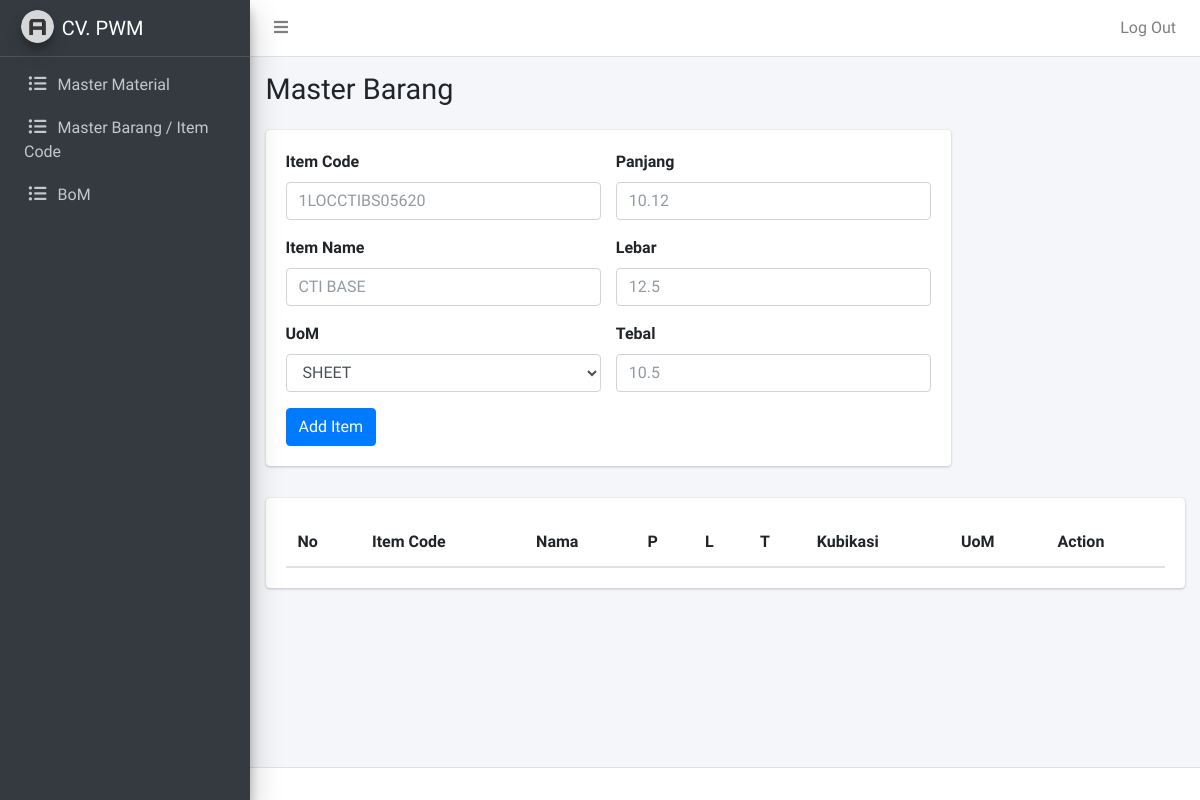
The app's page /admin/item.php (signed in), older data.
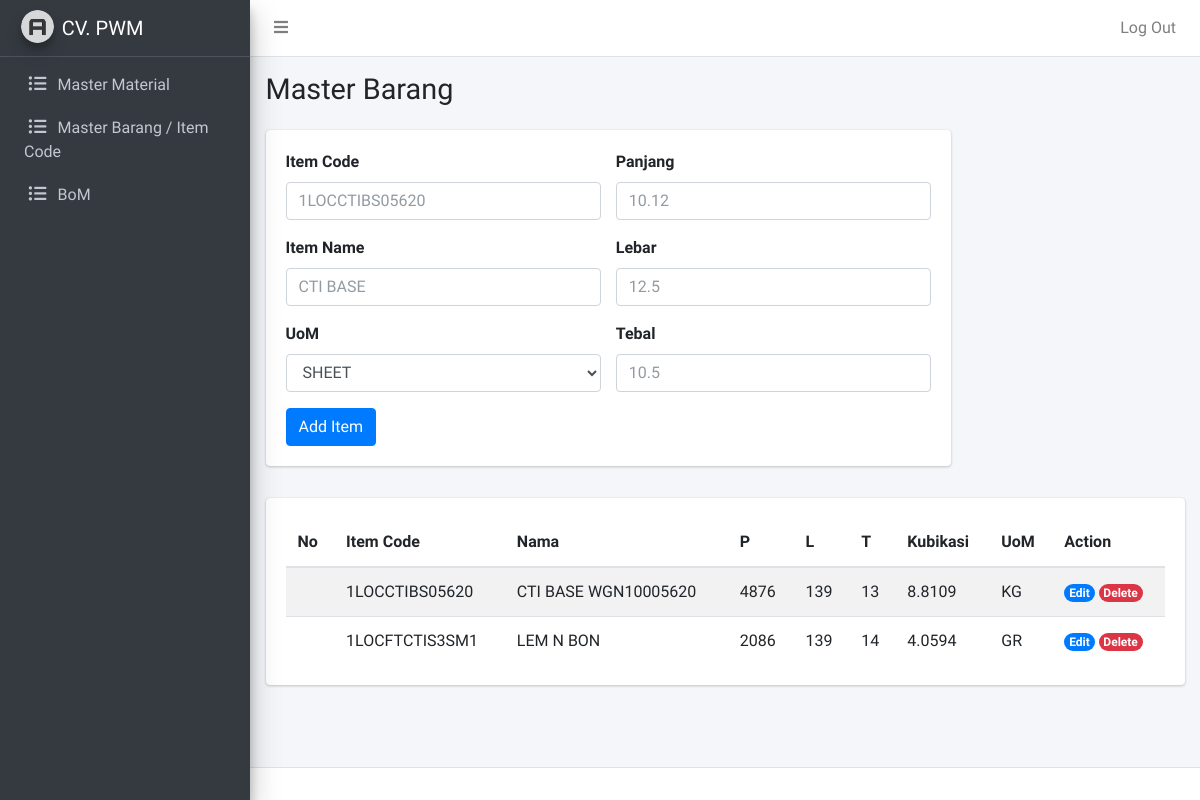
The same page, newer data.
### tables this page shows
CREATE TABLE `item` (
  `item_id` varchar(255) NOT NULL,
  `item_nama` varchar(255) NOT NULL,
  `item_panjang` float NOT NULL,
  `item_lebar` float NOT NULL,
  `item_tebal` float NOT NULL,
  `item_kubikasi` float NOT NULL,
  `item_uom` varchar(255) NOT NULL
);

### admin/item.php (the view, shortened to what this page needs)
<?php
require_once "../koneksi.php";
$query = mysqli_query($conn, "SELECT * FROM item");
?>
<?php require_once "template/header.php"; ?>
<?php require_once "template/navbar.php"; ?>
<?php require_once "template/sidebar.php"; ?>
  <div class="content-wrapper">
    <div class="content-header">
      <div class="container-fluid">
        <div class="row mb-2">
          <div class="col-sm-8">
            <h1 class="m-0">Master Barang</h1>
          </div>
        </div>
      </div>
    </div>
    <div class="content">
      <div class="container-fluid">
        <div class="row mb-3">
          <div class="col-md-9">
            <form action="" method="post">
              <div class="card">
                <div class="card-body">
                  <div class="row">
                    <div class="col-md">
                      <div class="mb-3">
                        <label for="item-code" class="form-label">Item Code</label>
                        <input name="item-code" type="text" class="form-control" id="item-code" placeholder="1LOCCTIBS05620" required>
                      </div>
                      <div class="mb-3">
                        <label for="nama" class="form-label">Item Name</label>
                        <input name="nama" type="text" class="form-control" id="nama" placeholder="CTI BASE" required>
                      </div>
                      <div class="mb-3">
                        <label for="uom" class="form-label">UoM</label>
                        <select name="uom" class="form-select form-control">
                          <option value="SHEET">SHEET</option>
                        </select>
                      </div>
                    </div>
                    <div class="col-md">
                      <div class="mb-3">
                        <label for="panjang" class="form-label">Panjang</label>
                        <input name="panjang" type="text" class="form-control" id="panjang" placeholder="10.12" required>
                      </div>
                      <div class="mb-3">
                        <label for="lebar" class="form-label">Lebar</label>
                        <input name="lebar" type="text" class="form-control" id="lebar" placeholder="12.5" required>
                      </div>
                      <div class="mb-3">
                        <label for="tebal" class="form-label">Tebal</label>
                        <input name="tebal" type="text" class="form-control" id="tebal" placeholder="10.5" required>
                      </div>
                    </div>
                  </div>
                  <div>
                    <button name="add-item" type="submit" class="btn btn-primary">Add Item</button>
                  </div>
                </div>
              </div>
            </form>
          </div>
        </div>
        <div class="row">
          <div class="col">
            <div class="card table-responsive">
              <div class="card-body">
                <table id="production-order" class="table table-striped display" style="width:100%">
                  <thead>
                      <tr>
                          <th>No</th>
                          <th>Item Code</th>
                          <th>Nama</th>
                          <th>P</th>
                          <th>L</th>
                          <th>T</th>
                          <th>Kubikasi</th>
                          <th>UoM</th>
                          <th>Action</th>
                      </tr>
                  </thead>
                  <tbody>
                    <?php while($item = mysqli_fetch_assoc($query)) : ?>
                      <tr>
                          <td></td>
                          <td><?= $item['item_id']; ?></td>
                          <td><?= $item['item_nama']; ?></td>
                          <td><?= $item['item_panjang']; ?></td>
                          <td><?= $item['item_lebar']; ?></td>
                          <td><?= $item['item_tebal']; ?></td>
                          <td><?= $item['item_kubikasi']; ?></td>
                          <td><?= $item['item_uom']; ?></td>
                          <td>
                            <a href="item-edit.php?id=<?= $item['item_id']; ?>"><span class="badge rounded-pill bg-primary">Edit</span></a>
                            <a href="item-delete.php?id=<?= $item['item_id']; ?>"><span class="badge rounded-pill bg-danger">Delete</span></a>
                          </td>
                      </tr>
                    <?php endwhile; ?>
                  </tbody>
                </table>
              </div>
            </div>
          </div>
        </div>
      </div>
    </div>
  </div>
<?php require_once "template/footer.php"; ?>

Row changes from the older to the newer data that the page shows:
added item: item_id "1LOCCTIBS05620", item_nama "CTI BASE WGN10005620", item_panjang "4876", item_lebar "139", item_tebal "13", item_kubikasi "8.8109", item_uom "KG"
added item: item_id "1LOCFTCTIS3SM1", item_nama "LEM N BON", item_panjang "2086", item_lebar "139", item_tebal "14", item_kubikasi "4.0594", item_uom "GR"
